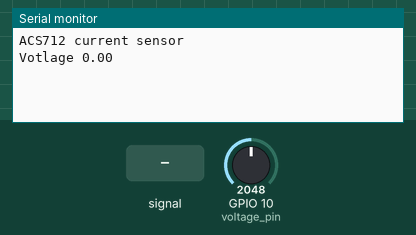
This program was run on a simulated ESP32-S3. Parts: the last lines printed to the serial monitor. Inputs (shaded band) come from the test bench; at power-on: GPIO 10 (voltage_pin) = 2048.

Above: at 1.2 s.
1.3 s: GPIO 10 (voltage_pin) fed a 200 Hz sine of ±327 counts around its level
At 2.6 s:
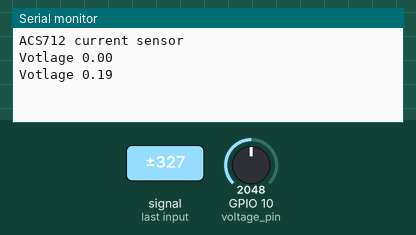
2.8 s: GPIO 10 (voltage_pin) set to 2866
At 3.8 s:
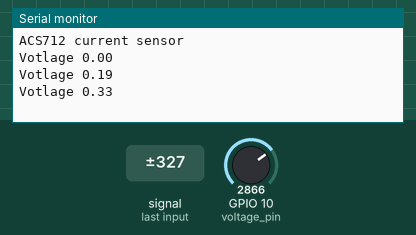
4.3 s: GPIO 10 (voltage_pin) fed a 1000 Hz sine of ±1023 counts around its level
At 5.4 s:
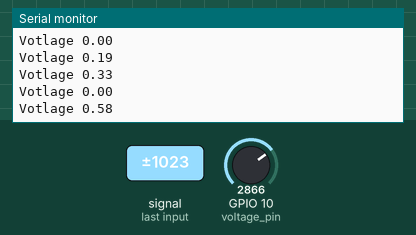
5.8 s: GPIO 10 (voltage_pin) set to 4095
At 6.8 s:
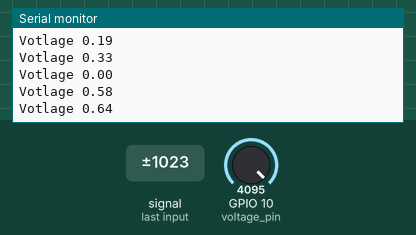
Timing chart, 0 to 8.3 s (numbered marks = the images above; inputs shaded):
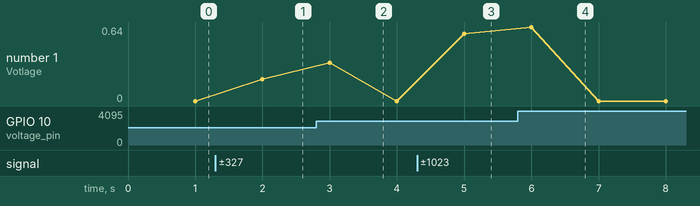

Measured:
- after the input at 1.3 s, the serial monitor: prints a new line after 0.70 s (image 1)
- after the input at 2.8 s, the serial monitor: prints a new line after 0.20 s (image 2)
- after the input at 4.3 s, the serial monitor: prints a new line after 0.70 s (image 3)
- after the input at 5.8 s, the serial monitor: prints a new line after 0.20 s (image 4)
- plotted number 1: 0 → 0.19 after the input at 1.3 s, 0 → 0.58 after the input at 4.3 s

The program:

main.cpp
```cpp
#include <Arduino.h>

const int sensorIn1 = 9;    // pin where the OUT pin from sensor is connected on ESP
const int sensorIn2 = 8;    // pin where the OUT pin from sensor is connected on ESP
const int voltage_pin = 10; // pin where the OUT pin from sensor is connected on ESP
int mVperAmp = 100;         // this the 5A version of the ACS712 -use 100 for 20A Module and 66 for 30A Module
int Watt = 0;
double Voltage = 0;
double VRMS = 0;
double AmpsRMS = 0;

float getVPP(int sensorPin);

void setup()
{
  Serial.begin(115200);
  Serial.println("ACS712 current sensor");
}

void loop()
{
  // Calculate the current for the first sensor on IO8
  //  Serial.println("");
  //  Voltage = getVPP(sensorIn1);
  //  VRMS = Voltage *0.35355 ;
  //  AmpsRMS = VRMS * 10 ; //0.3 is the error I got for my sensor
  //  AmpsRMS -= 0.11;
  //  AmpsRMS *= 2;
  //  AmpsRMS /= 0.9853;
  //  Serial.print("Amps RMS 1 : ");
  //  Serial.println(AmpsRMS);
  //  Serial.println("");
  //  //------------------------------------------------------------------------------------------------------
  //  //Calculate the current for the second sensor on IO9
  //  Serial.println("");
  //  Voltage = getVPP(sensorIn2);
  //  // Serial.print("Voltage 2 : ");
  //  // Serial.println(Voltage);
  //  // AmpsRMS -= 0.21;
  //  VRMS = Voltage *0.35355 ;
  //  AmpsRMS = VRMS * 10 ; //0.3 is the error I got for my sensor
  //  AmpsRMS -= 0.21;
  //  AmpsRMS *= 2;
  //  AmpsRMS /= 0.9853;
  //  Serial.print("Amps RMS 2 : ");
  //  Serial.println(AmpsRMS);
  //  Serial.println("");
  //  // delay(100);
  Voltage = getVPP(voltage_pin);
  Voltage *= 0.35355;
  Serial.print("Votlage ");
  Serial.println(Voltage);
  Serial.println("");
}

// ***** function calls ******
float getVPP(int sensorPin)
{
  float result;
  int readValue;       // value read from the sensor
  int maxValue = 0;    // store max value here
  int minValue = 4096; // store min value here ESP32 ADC resolution
  uint32_t start_time = millis();
  while ((millis() - start_time) < 1000) // sample for 1 Sec
  {
    readValue = analogRead(sensorPin);
    // see if you have a new maxValue
    if (readValue > maxValue)
    {
      maxValue = readValue;
    }
    if (readValue < minValue)
    {
      minValue = readValue;
    }
  }
  // Subtract min from max
  result = ((maxValue - minValue) * 3.3) / 4096.0; // ESP32 ADC resolution 4096
  return result;
}
// Watt = (AmpsRMS * 240 / 1.2);
// // as the voltage measured at D34 depends on the length of the OUT-to-D34 wire
// // 240 is the main AC power voltage – this parameter changes locally
// Serial.print(Watt);
```
